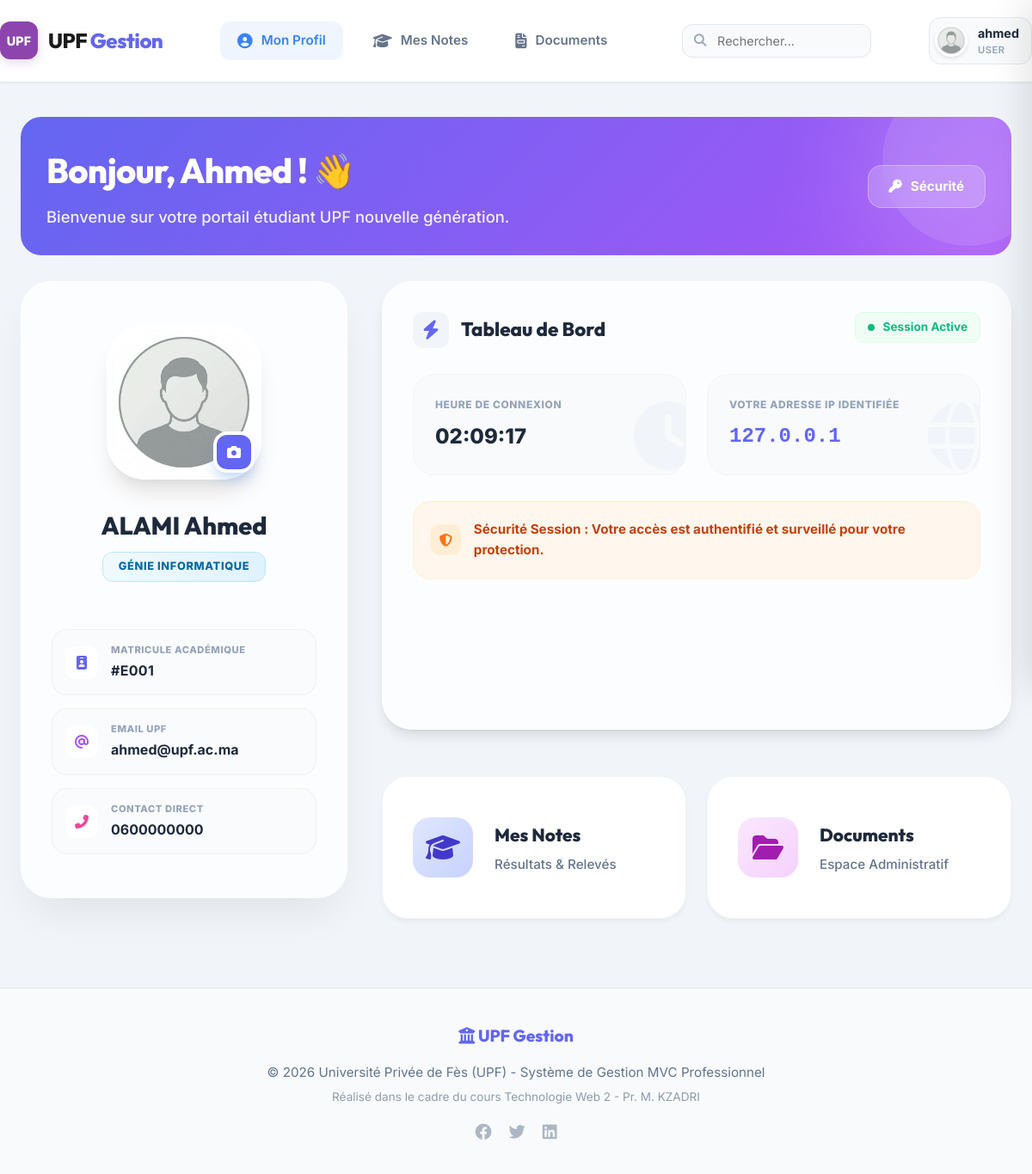
/index.php?ctrl=user&action=profil (signed in), run on the app's committed database.
### tables this page shows
CREATE TABLE IF NOT EXISTS etudiants (
    CodeE VARCHAR(10) PRIMARY KEY,
    Nom VARCHAR(50) NOT NULL,
    Prenom VARCHAR(50) NOT NULL,
    CodeF VARCHAR(10),
    Note DECIMAL(4,2),
    DateN DATE,
    Email VARCHAR(100),
    Telephone VARCHAR(20),
    Photo VARCHAR(255),
    FOREIGN KEY (CodeF) REFERENCES filieres(CodeF) ON DELETE SET NULL
);

CREATE TABLE IF NOT EXISTS filieres (
    CodeF VARCHAR(10) PRIMARY KEY,
    IntituleF VARCHAR(100) NOT NULL,
    Responsable VARCHAR(100),
    NbPlaces INT DEFAULT 30
);

### controllers/UserController.php (called while the page is built, shortened)
<?php
require_once 'models/EtudiantModel.php';
require_once 'models/Database.php';
class UserController {
    private $etudiantModel;
    public function __construct() {
        $this->etudiantModel = new EtudiantModel();
    }
    public function profil() {
        $etudiant = $this->etudiantModel->findByCode($_SESSION['etudiant_id']);
        $ip = $_SERVER['REMOTE_ADDR'];
        require_once 'views/layout/header.php';
        require_once 'views/user/profil.php';
        require_once 'views/layout/footer.php';
    }
}

### models/Database.php (called while the page is built, shortened)
<?php
class Database {
    private static $instance = null;
    private $pdo;
    private function __construct() {
        try {
            $dsn = "mysql:host=" . DB_HOST . ";dbname=" . DB_NAME . ";charset=utf8mb4";
            $this->pdo = new PDO($dsn, DB_USER, DB_PASS);
            $this->pdo->setAttribute(PDO::ATTR_ERRMODE, PDO::ERRMODE_EXCEPTION);
            $this->pdo->setAttribute(PDO::ATTR_DEFAULT_FETCH_MODE, PDO::FETCH_ASSOC);
        } catch (PDOException $e) {
            die("Erreur de connexion : " . $e->getMessage());
        }
    }
    public static function getInstance(): self {
        if (self::$instance === null) {
            self::$instance = new self();
        }
        return self::$instance;
    }
    public function getPDO(): PDO {
        return $this->pdo;
    }
}

### models/EtudiantModel.php (called while the page is built, shortened)
<?php
class EtudiantModel {
    private $pdo;
    public function __construct() {
        $this->pdo = Database::getInstance()->getPDO();
    }
    public function findByCode($code) {
        $stmt = $this->pdo->prepare("SELECT e.*, f.IntituleF FROM etudiants e LEFT JOIN filieres f ON e.CodeF = f.CodeF WHERE e.CodeE = ?");
        $stmt->execute([$code]);
        return $stmt->fetch() ?: null;
    }
}

### views/user/profil.php (the view, shortened to what this page needs)
<div class="welcome-banner" style="background: linear-gradient(135deg, #6366f1 0%, #a855f7 100%), radial-gradient(circle at top right, rgba(255,255,255,0.2), transparent); position: relative; overflow: hidden;">
    <div style="position: absolute; top: -50px; right: -50px; width: 200px; height: 200px; background: rgba(255,255,255,0.1); border-radius: 50%; blur: 80px;"></div>
    <div style="display: flex; justify-content: space-between; align-items: center; position: relative; z-index: 1;">
        <div>
            <h1 style="font-size: 2.5rem; font-weight: 800; margin-bottom: 8px; letter-spacing: -0.02em;">Bonjour, <?php echo htmlspecialchars($etudiant['Prenom']); ?> ! 👋</h1>
            <p style="opacity: 0.9; font-size: 1.15rem; font-weight: 500;">Bienvenue sur votre portail étudiant UPF nouvelle génération.</p>
        </div>
        <a href="index.php?ctrl=user&action=changerPassword" class="btn" style="background: rgba(255,255,255,0.2); color: white; border: 1px solid rgba(255,255,255,0.3); backdrop-filter: blur(15px); border-radius: 16px; padding: 12px 24px; font-weight: 700; transition: all 0.3s;" onmouseover="this.style.background='rgba(255,255,255,0.3)'" onmouseout="this.style.background='rgba(255,255,255,0.2)'">
            <i class="fas fa-key"></i> Sécurité
        </a>
    </div>
</div>
<div style="display: grid; grid-template-columns: 380px 1fr; gap: 40px; margin-top: 20px;">
    <div class="card glass-card" style="text-align: center; height: fit-content; padding: 50px 35px; border-radius: 35px; box-shadow: 0 25px 50px -12px rgba(0, 0, 0, 0.08);">
        <form action="index.php?ctrl=user&action=modifierPhotoTraitement" method="POST" enctype="multipart/form-data" id="photoForm">
            <div style="position: relative; width: 180px; height: 180px; margin: 0 auto 30px; transition: transform 0.3s;" onmouseover="this.style.transform='scale(1.02)'" onmouseout="this.style.transform='scale(1)'">
                <div style="width: 100%; height: 100%; border-radius: 45px; overflow: hidden; border: 6px solid white; box-shadow: 0 20px 25px -5px rgba(0, 0, 0, 0.1), 0 10px 10px -5px rgba(0, 0, 0, 0.04);">
                    <img src="<?php echo $etudiant['Photo'] ?? 'assets/default_user.png'; ?>" id="profilePreview" style="width: 100%; height: 100%; object-fit: cover;">
                </div>
                <div style="position: absolute; bottom: 8px; right: 8px; width: 48px; height: 48px; background: var(--primary); border-radius: 16px; display: flex; align-items: center; justify-content: center; color: white; border: 4px solid white; cursor: pointer; transition: all 0.2s; box-shadow: 0 10px 15px -3px rgba(59, 130, 246, 0.3);" onclick="document.getElementById('profilePhotoInput').click()" onmouseover="this.style.background='#2563eb'" onmouseout="this.style.background='var(--primary)'">
                    <i class="fas fa-camera"></i>
                </div>
            </div>
        </form>
        <h2 style="font-size: 1.8rem; font-weight: 800; color: #1e293b; margin-bottom: 8px;"><?php echo htmlspecialchars($etudiant['Nom'] . ' ' . $etudiant['Prenom']); ?></h2>
        <div style="display: inline-block; background: linear-gradient(90deg, #f0f9ff 0%, #e0f2fe 100%); color: #0369a1; padding: 6px 18px; border-radius: 12px; font-weight: 800; font-size: 0.8rem; margin-bottom: 15px; border: 1px solid #bae6fd; text-transform: uppercase; letter-spacing: 0.05em;">
            <?php echo htmlspecialchars($etudiant['IntituleF']); ?>
        </div>
        <div style="text-align: left; margin-top: 40px; display: flex; flex-direction: column; gap: 15px;">
            <div class="info-row" style="background: rgba(248, 250, 252, 0.5); padding: 15px; border-radius: 18px; border: 1px solid rgba(226, 232, 240, 0.5);">
                <div class="info-icon" style="background: white; border-radius: 12px;"><i class="fas fa-id-badge" style="color: #6366f1;"></i></div>
                <div class="info-content">
                    <label style="font-size: 0.7rem; font-weight: 800; color: #94a3b8; text-transform: uppercase;">Matricule Académique</label>
                    <span style="font-weight: 700; color: #1e293b; letter-spacing: 0.02em;">#<?php echo htmlspecialchars($etudiant['CodeE']); ?></span>
                </div>
            </div>
            <div class="info-row" style="background: rgba(248, 250, 252, 0.5); padding: 15px; border-radius: 18px; border: 1px solid rgba(226, 232, 240, 0.5);">
                <div class="info-icon" style="background: white; border-radius: 12px;"><i class="fas fa-at" style="color: #a855f7;"></i></div>
                <div class="info-content" style="max-width: 220px;">
                    <label style="font-size: 0.7rem; font-weight: 800; color: #94a3b8; text-transform: uppercase;">Email UPF</label>
                    <span style="font-weight: 700; color: #1e293b; word-break: break-all;"><?php echo htmlspecialchars($etudiant['Email']); ?></span>
                </div>
            </div>
            <div class="info-row" style="background: rgba(248, 250, 252, 0.5); padding: 15px; border-radius: 18px; border: 1px solid rgba(226, 232, 240, 0.5);">
                <div class="info-icon" style="background: white; border-radius: 12px;"><i class="fas fa-phone-alt" style="color: #ec4899;"></i></div>
                <div class="info-content">
                    <label style="font-size: 0.7rem; font-weight: 800; color: #94a3b8; text-transform: uppercase;">Contact Direct</label>
                    <span style="font-weight: 700; color: #1e293b;"><?php echo htmlspecialchars($etudiant['Telephone']); ?></span>
                </div>
            </div>
        </div>
    </div>
    <div style="display: flex; flex-direction: column; gap: 30px;">
        <div class="card glass-card" style="border-radius: 35px; padding: 35px;">
            <div style="display: flex; justify-content: space-between; align-items: flex-start; margin-bottom: 30px;">
                <h3 style="font-size: 1.4rem; font-weight: 800; color: #1e293b; display: flex; align-items: center; gap: 14px;">
                    <div style="width: 42px; height: 42px; background: #f1f5f9; border-radius: 12px; display: flex; align-items: center; justify-content: center; color: var(--primary);">
                        <i class="fas fa-bolt"></i>
                    </div>
                    Tableau de Bord
                </h3>
                <div style="font-size: 0.85rem; font-weight: 700; color: #10b981; background: #f0fdf4; padding: 6px 14px; border-radius: 10px; border: 1px solid #dcfce7;">
                    <span style="display: inline-block; width: 8px; height: 8px; background: #10b981; border-radius: 50%; margin-right: 6px;"></span> Session Active
                </div>
            </div>
            <div style="display: grid; grid-template-columns: 1fr 1fr; gap: 24px;">
                <div style="background: #f8fafc; padding: 25px; border-radius: 25px; border: 1px solid #f1f5f9; position: relative; overflow: hidden;">
                    <div style="position: absolute; right: -20px; bottom: -20px; font-size: 5rem; color: #f1f5f9; z-index: 0;"><i class="fas fa-clock"></i></div>
                    <div style="position: relative; z-index: 1;">
                        <div style="font-size: 0.75rem; font-weight: 800; color: #94a3b8; text-transform: uppercase; letter-spacing: 0.05em; margin-bottom: 8px;">Heure de Connexion</div>
                        <div style="font-size: 1.5rem; font-weight: 800; color: #1e293b;"><?php echo $_SESSION['heure_connexion']; ?></div>
                    </div>
                </div>
                <div style="background: #f8fafc; padding: 25px; border-radius: 25px; border: 1px solid #f1f5f9; position: relative; overflow: hidden;">
                    <div style="position: absolute; right: -20px; bottom: -20px; font-size: 5rem; color: #f1f5f9; z-index: 0;"><i class="fas fa-globe"></i></div>
                    <div style="position: relative; z-index: 1;">
                        <div style="font-size: 0.75rem; font-weight: 800; color: #94a3b8; text-transform: uppercase; letter-spacing: 0.05em; margin-bottom: 8px;">Votre Adresse IP Identifiée</div>
                        <div style="font-size: 1.5rem; font-weight: 800; color: var(--primary); font-family: 'JetBrains Mono', monospace;"><?php echo $ip; ?></div>
                    </div>
                </div>
            </div>
            <div style="margin-top: 30px; display: flex; align-items: center; gap: 15px; background: #fff7ed; color: #c2410c; padding: 20px; border-radius: 20px; font-weight: 700; font-size: 0.95rem; border: 1px solid #ffedd5;">
                <div style="width: 36px; height: 36px; background: #ffedd5; border-radius: 10px; display: flex; align-items: center; justify-content: center; color: #f97316;">
                    <i class="fas fa-shield-alt"></i>
                </div>
                Sécurité Session : Votre accès est authentifié et surveillé pour votre protection.
            </div>
        </div>
        <div style="display: grid; grid-template-columns: 1fr 1fr; gap: 24px;">
            <a href="index.php?ctrl=user&action=notes" class="card" style="background: white; border-radius: 30px; padding: 35px; text-decoration: none; transition: all 0.3s; border: 1px solid #f1f5f9; display: flex; align-items: center; gap: 25px; box-shadow: 0 4px 6px -1px rgba(0, 0, 0, 0.05);" onmouseover="this.style.transform='translateY(-5px)'; this.style.boxShadow='0 20px 25px -5px rgba(0,0,0,0.1)'" onmouseout="this.style.transform='translateY(0)'; this.style.boxShadow='0 4px 6px -1px rgba(0,0,0,0.05)'">
                <div style="width: 70px; height: 70px; background: linear-gradient(135deg, #e0e7ff 0%, #c7d2fe 100%); color: #4338ca; border-radius: 20px; display: flex; align-items: center; justify-content: center; font-size: 2rem;">
                    <i class="fas fa-graduation-cap"></i>
                </div>
                <div>
                    <h4 style="font-weight: 800; color: #1e293b; font-size: 1.3rem; margin-bottom: 6px;">Mes Notes</h4>
                    <p style="color: #64748b; font-size: 0.95rem; font-weight: 500; margin: 0;">Résultats & Relevés</p>
                </div>
            </a>
            <a href="index.php?ctrl=user&action=documents" class="card" style="background: white; border-radius: 30px; padding: 35px; text-decoration: none; transition: all 0.3s; border: 1px solid #f1f5f9; display: flex; align-items: center; gap: 25px; box-shadow: 0 4px 6px -1px rgba(0, 0, 0, 0.05);" onmouseover="this.style.transform='translateY(-5px)'; this.style.boxShadow='0 20px 25px -5px rgba(0,0,0,0.1)'" onmouseout="this.style.transform='translateY(0)'; this.style.boxShadow='0 4px 6px -1px rgba(0,0,0,0.05)'">
                <div style="width: 70px; height: 70px; background: linear-gradient(135deg, #fae8ff 0%, #f5d0fe 100%); color: #a21caf; border-radius: 20px; display: flex; align-items: center; justify-content: center; font-size: 2rem;">
                    <i class="fas fa-folder-open"></i>
                </div>
                <div>
                    <h4 style="font-weight: 800; color: #1e293b; font-size: 1.3rem; margin-bottom: 6px;">Documents</h4>
                    <p style="color: #64748b; font-size: 0.95rem; font-weight: 500; margin: 0;">Espace Administratif</p>
                </div>
            </a>
        </div>
    </div>
</div>

### data on the page
etudiants: Prenom "Ahmed", Nom+Prenom "ALAMI Ahmed", CodeF.IntituleF "GÉNIE INFORMATIQUE", CodeE "E001", Email "ahmed@upf.ac.ma", Telephone "0600000000"

### other printed values
$_SESSION['login'] "ahmed"
$_SESSION['role'] "USER"
$_SESSION['heure_connexion'] "02:09:17"
$ip "127.0.0.1"
